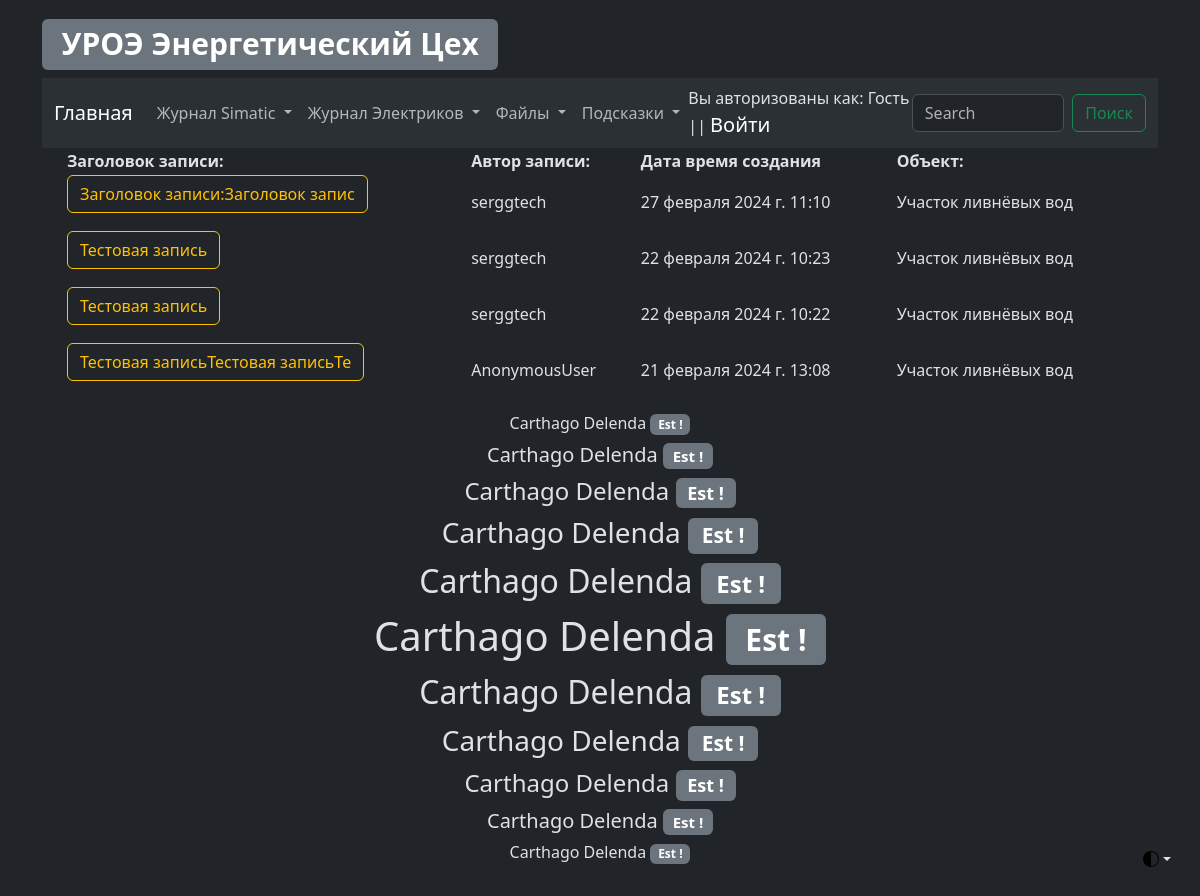
Page /as/as_log_view on the earlier database version.
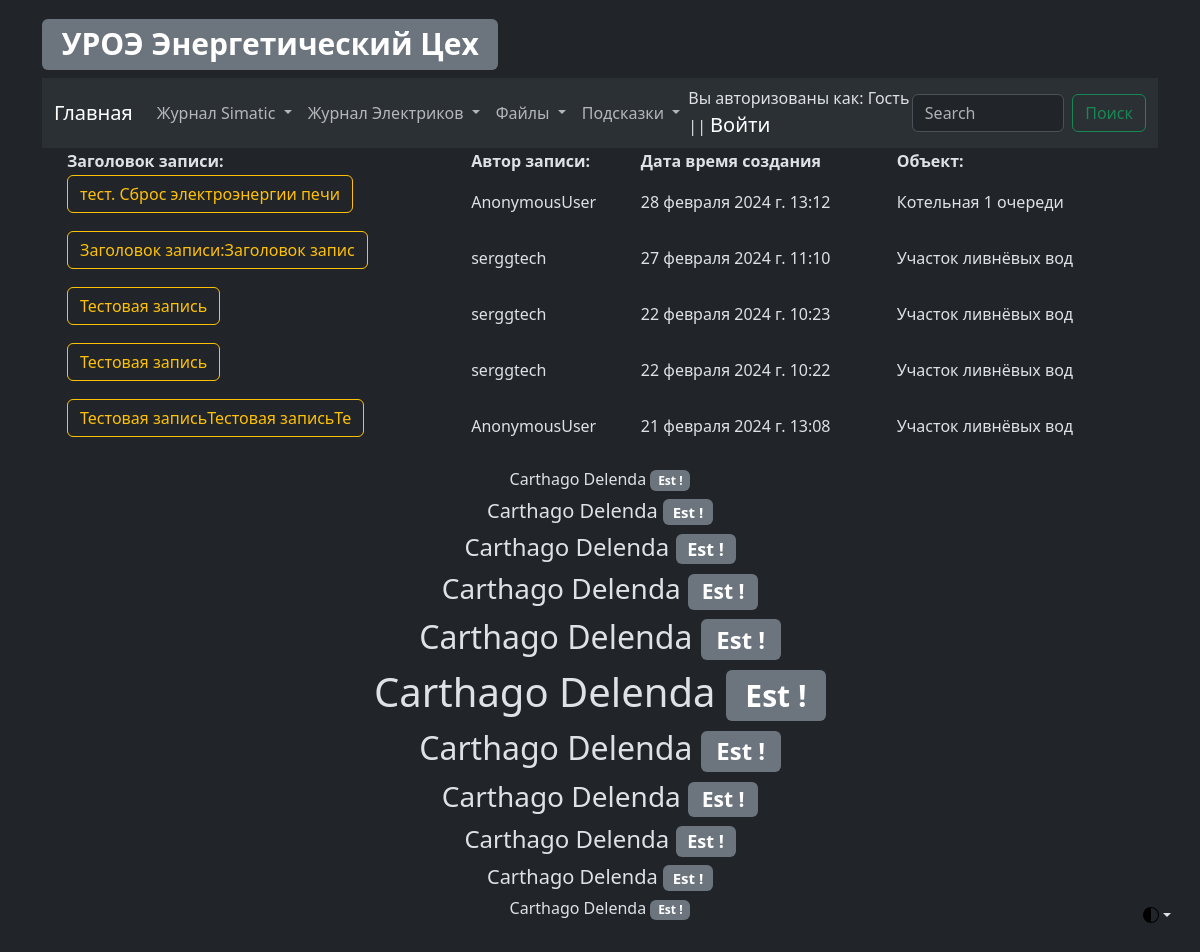
Same page on the later database version.
### as/models.py (models this page shows, shortened)
class ASLog(models.Model):
    record_text_title = models.CharField(
        verbose_name="Заголовок записи", max_length=100
    )
    record_text_full = models.TextField(verbose_name="Текст записи", max_length=9999)
    record_author = models.CharField(verbose_name="Автор записи", max_length=100)
    record_change_location_plc = models.BooleanField(
        verbose_name="Изменение в PLC", default=False
    )
    record_change_location_hmi = models.BooleanField(
        verbose_name="Изменение в HMI", default=False
    )
    record_data_create = models.DateTimeField(
        verbose_name="Дата создания записи", auto_now=True
    )
    record_object = models.ForeignKey(
        EncObject,
        related_name="as_log_object",
        on_delete=models.CASCADE,
        blank=True,
        verbose_name="Объект",
    )
    record_electrical_room = models.ForeignKey(
        EncElectricalRoom,
        related_name="as_log_electrical_room",
        on_delete=models.CASCADE,
        blank=True,
        verbose_name="Электропомещение",
    )
    record_project = models.ForeignKey(
        EncProject,
        related_name="as_log_project",
        on_delete=models.CASCADE,
        blank=True,
        verbose_name="Проект",
    )
    record_mechanism = models.ForeignKey(
        EncMechanism,
        related_name="as_log_mechanism",
        on_delete=models.CASCADE,
        blank=True,
        verbose_name="Механизм",
    )
    class Meta:
        verbose_name = "Запись Simatic"
        verbose_name_plural = "Записи Simatic"

### Enc_object/models.py (models this page shows, shortened)
class EncObject(models.Model):
    title = models.CharField(verbose_name="Объект", max_length=100)
    title_description = models.CharField(
        verbose_name="Описание объекта", max_length=100
    )
    slug = models.SlugField(max_length=50, unique=True)
    def __str__(self):
        return f"{self.title}"
    class Meta:
        verbose_name = "Объект"
        verbose_name_plural = "Объекты"

### as/views.py (the view)
# urls.py: path("as_log_view", as_log_view, name="as_log_view"),
def as_log_view(request):
    all_automation_log = ASLog.objects.order_by("-id")[:10]
    return render(
        request,
        template_name="as/log/log_view.html",
        context={
            "title": "Просмотр журнала",
            "all_automation_log": all_automation_log,
        },
    )

### as/templates/as/log/log_view.html (shortened to what this page needs)
{% extends 'template_0.html' %}
{% block automation_log_view %}
<div class="container">
    <table align="center" width="100%">
        <tr>
            <th>Заголовок записи:</th>
            <th>Автор записи:</th>
            <th>Дата время создания</th>
            <th>Объект:</th>
        </tr>
        {% for record in all_automation_log %}
        <tr id="{{ record.id }}">
            <td>
                <p class="d-inline-flex gap-1">
                    <a aria-controls="collapseExample{{ record.id }}" aria-expanded="false"
                       class="btn btn-outline-warning"
                       data-bs-toggle="collapse" href="#collapseExample{{ record.id }}" role="button">
                        {{ record.record_text_title | safe | slice:32 }}
                    </a>
                </p>
            </td>
            <td>{{ record.record_author }}</td>
            <td>{{ record.record_data_create }}</td>
            <td>{{ record.record_object }}</td>
        </tr>
        {% endfor %}
    </table>
</div>
{% endblock %}

Differences in the rows shown:
added ASLog: record_text_title "тест. Сброс электроэнергии печи", record_author "AnonymousUser", record_data_create "28 февраля 2024 г. 13:12", record_object "Котельная 1 очереди"
